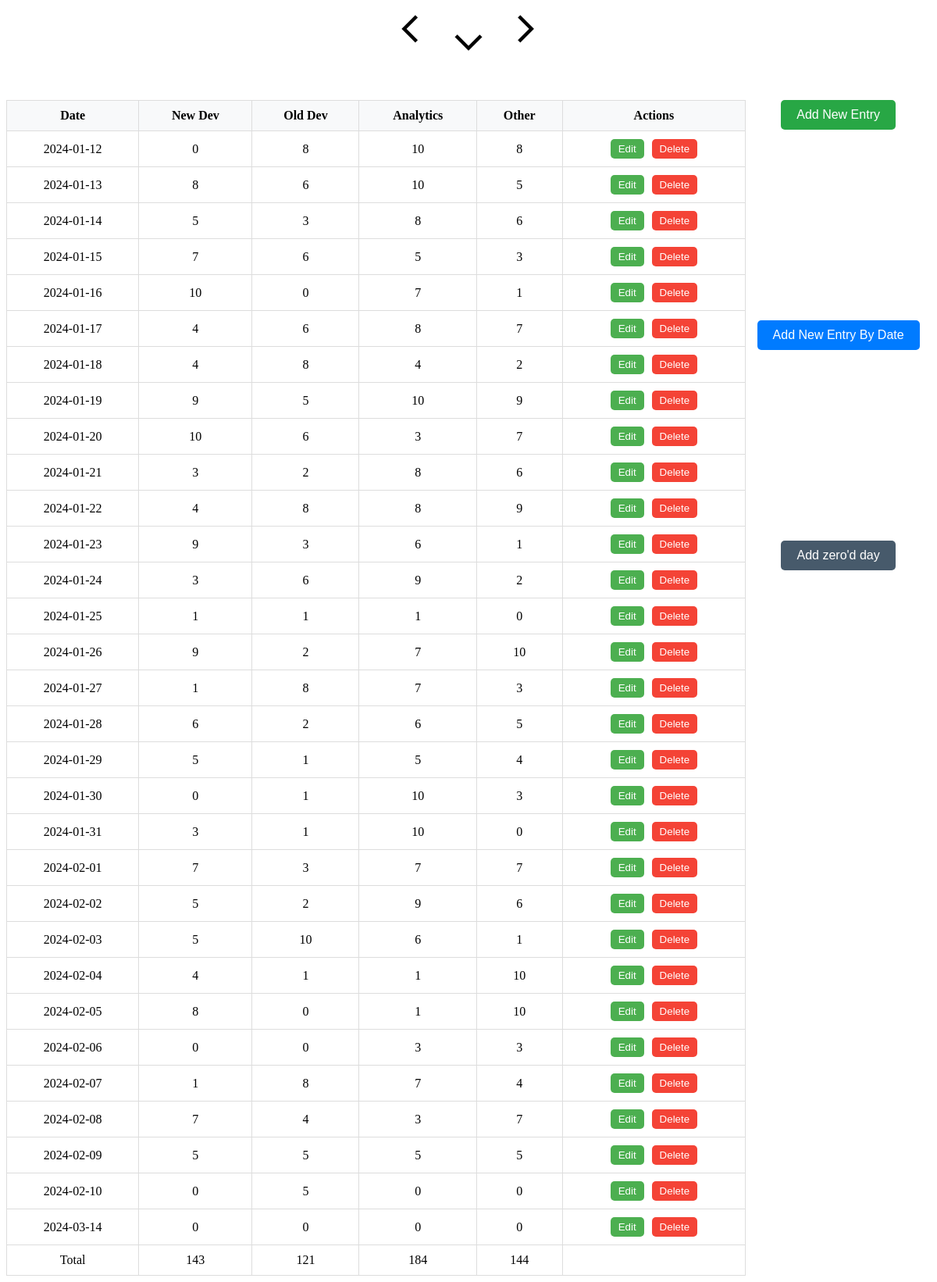
Page /table/all on the committed database.
### tables this page shows
CREATE TABLE hours_worked (
    date TEXT DEFAULT (date('now', 'localtime')) PRIMARY KEY,
    new_dev INTEGER DEFAULT 0,
    old_dev INTEGER DEFAULT 0,
    analytics INTEGER DEFAULT 0,
    other INTEGER DEFAULT 0
);

### main.py (the view)
@app.route("/table/all")
def table_all():
    data = get_all_data()
    return render_template('main.html', data=data)

### sqlite/db_manager.py (called while the page is built)
def get_db_connection():
    conn = sqlite3.connect('sqlite/database.db')
    conn.row_factory = sqlite3.Row
    return conn

def get_all_data(query="SELECT * FROM hours_worked ORDER BY date"):
    conn = get_db_connection()
    rows = conn.execute(query).fetchall()
    return [dict(row) for row in rows]

### templates/main.html (shortened to what this page needs)
<!doctype html>
<html>
<head>
    <link rel="stylesheet" type="text/css" href="{{ url_for('static', filename='styles.css') }}">
</head>
<body>
    <div class="month-nav">
        {% if disable != 'prev' %}
            <a href="{{ url_for('table_prev', month=month) }}" class="nav-item">
                <span class="material-symbols-outlined md-48">chevron_left</span>
            </a>
        {% endif %}
        <div class="month-container">
            <span class="material-symbols-outlined nav-item">expand_more</span>
        </div>
        {% if disable != 'next' %}
        <a href="{{ url_for('table_next', month=month) }}" class="nav-item">
            <span class="material-symbols-outlined">chevron_right</span>
        </a>
        {% endif %}
    </div>
    <div class="table-container">
        <div class="left-table">
            <table class="styled-table">
                <thead>
                    <tr>
                        <th class="header">Date</th>
                        <th class="header">New Dev</th>
                        <th class="header">Old Dev</th>
                        <th class="header">Analytics</th>
                        <th class="header">Other</th>
                        <th class="header">Actions</th>
                    </tr>
                </thead>
                <tbody>
                    {% for item in data %}
                    <tr>
                        <td class="date-column">{{item.date}}</td>
                        <td class="new-dev-column">{{item.new_dev}}</td>
                        <td class="old-dev-column">{{item.old_dev}}</td>
                        <td class="analytics-column">{{item.analytics}}</td>
                        <td class="other-column">{{item.other}}</td>
                        <td>
                            <div class="button-container">
                                <a href="{{ url_for('edit_hours', date=item['date']) }}"><button class="edit-button">Edit</button></a>
                                <form action="{{ url_for('delete', date=item['date']) }}" method="POST">
                                    <button type="submit" class="delete-button" onclick="return confirm('Are you sure you want to delete this entry?')">Delete</button>
                                </form>
                            </div>
                        </td>
                    </tr>
                    {% endfor %}
                    <tr>
                        <td class="total-label">Total</td>
                        <td class="new-dev-total">{{ data|sum(attribute='new_dev') }}</td>
                        <td class="old-dev-total">{{ data|sum(attribute='old_dev') }}</td>
                        <td class="analytics-total">{{ data|sum(attribute='analytics') }}</td>
                        <td class="other-total">{{ data|sum(attribute='other') }}</td>
                        <td></td>
                    </tr>
                </tbody>
            </table>
        </div>
        <div class="right-buttons">
            <div class="btn-container">
                <a href="/form/today"><button class="btn btn-green">Add New Entry</button></a>
                <a href="/form/pick"><button class="btn btn-blue">Add New Entry By Date</button></a>
                <form action="{{ url_for('add_hours') }}" method="POST">
                    <button type="submit" class="btn btn-grey">Add zero'd day</button>
                </form>
            </div>
        </div>
    </div>
</body>

### static/styles.css (style rules this page uses)
.month-nav { display: flex; justify-content: center; align-items: top; position: absolute; top: 0; left: 50%; transform: translateX(-50%); }
.month-container { display: flex; flex-direction: column; align-items: center; }
.material-symbols-outlined { font-size: 4.375rem !important; vertical-align: top; }
.nav-item { margin: 0.125rem; text-decoration: none; color: inherit; outline: none; }
.table-container { display: flex; margin-top: 8rem; }
.left-table { flex: 80%; }
.right-buttons { flex: 20%; }
.styled-table { width: 100%; border-collapse: collapse; }
.styled-table thead tr { background-color: #f8f9fa; }
.styled-table th, .styled-table td { padding: 10px; border: 1px solid #ddd; text-align: center; }
.button-container { display: flex; gap: 10px; justify-content: center; }
.edit-button, .delete-button { padding: 5px 10px; border: none; border-radius: 5px; cursor: pointer; }
.edit-button { background-color: #4caf50; color: white; }
.delete-button { background-color: #f44336; color: white; }
.btn-container { display: flex; flex-direction: column; justify-content: space-between; align-items: center; height: 40%; }
.btn { padding: 10px 20px; border: none; border-radius: 5px; color: white; text-decoration: none; font-size: 16px; transition: background-color 0.3s ease; }
.btn-blue { background-color: #007BFF; }
.btn-green { background-color: #28a745; }
.btn-grey { background-color: #475a6b; }

### rows in the picture
hours_worked: date "2024-01-12", new_dev "0", old_dev "8", analytics "10", other "8"
hours_worked: date "2024-01-13", new_dev "8", old_dev "6", analytics "10", other "5"
hours_worked: date "2024-01-14", new_dev "5", old_dev "3", analytics "8", other "6"
hours_worked: date "2024-01-15", new_dev "7", old_dev "6", analytics "5", other "3"
hours_worked: date "2024-01-16", new_dev "10", old_dev "0", analytics "7", other "1"
hours_worked: date "2024-01-17", new_dev "4", old_dev "6", analytics "8", other "7"
hours_worked: date "2024-01-18", new_dev "4", old_dev "8", analytics "4", other "2"
hours_worked: date "2024-01-19", new_dev "9", old_dev "5", analytics "10", other "9"
hours_worked: date "2024-01-20", new_dev "10", old_dev "6", analytics "3", other "7"
hours_worked: date "2024-01-21", new_dev "3", old_dev "2", analytics "8", other "6"
hours_worked: date "2024-01-22", new_dev "4", old_dev "8", analytics "8", other "9"
hours_worked: date "2024-01-23", new_dev "9", old_dev "3", analytics "6", other "1"
hours_worked: date "2024-01-24", new_dev "3", old_dev "6", analytics "9", other "2"
hours_worked: date "2024-01-25", new_dev "1", old_dev "1", analytics "1", other "0"
hours_worked: date "2024-01-26", new_dev "9", old_dev "2", analytics "7", other "10"
hours_worked: date "2024-01-27", new_dev "1", old_dev "8", analytics "7", other "3"
hours_worked: date "2024-01-28", new_dev "6", old_dev "2", analytics "6", other "5"
hours_worked: date "2024-01-29", new_dev "5", old_dev "1", analytics "5", other "4"
hours_worked: date "2024-01-30", new_dev "0", old_dev "1", analytics "10", other "3"
hours_worked: date "2024-01-31", new_dev "3", old_dev "1", analytics "10", other "0"
hours_worked: date "2024-02-01", new_dev "7", old_dev "3", analytics "7", other "7"
hours_worked: date "2024-02-02", new_dev "5", old_dev "2", analytics "9", other "6"
hours_worked: date "2024-02-03", new_dev "5", old_dev "10", analytics "6", other "1"
hours_worked: date "2024-02-04", new_dev "4", old_dev "1", analytics "1", other "10"
hours_worked: date "2024-02-05", new_dev "8", old_dev "0", analytics "1", other "10"
hours_worked: date "2024-02-06", new_dev "0", old_dev "0", analytics "3", other "3"
hours_worked: date "2024-02-07", new_dev "1", old_dev "8", analytics "7", other "4"
hours_worked: date "2024-02-08", new_dev "7", old_dev "4", analytics "3", other "7"
hours_worked: date "2024-02-09", new_dev "5", old_dev "5", analytics "5", other "5"
hours_worked: date "2024-02-10", new_dev "0", old_dev "5", analytics "0", other "0"
hours_worked: date "2024-03-14", new_dev "0", old_dev "0", analytics "0", other "0"

### other values in the picture
{{ data|sum(attribute='new_dev') }} "143"
{{ data|sum(attribute='old_dev') }} "121"
{{ data|sum(attribute='analytics') }} "184"
{{ data|sum(attribute='other') }} "144"
